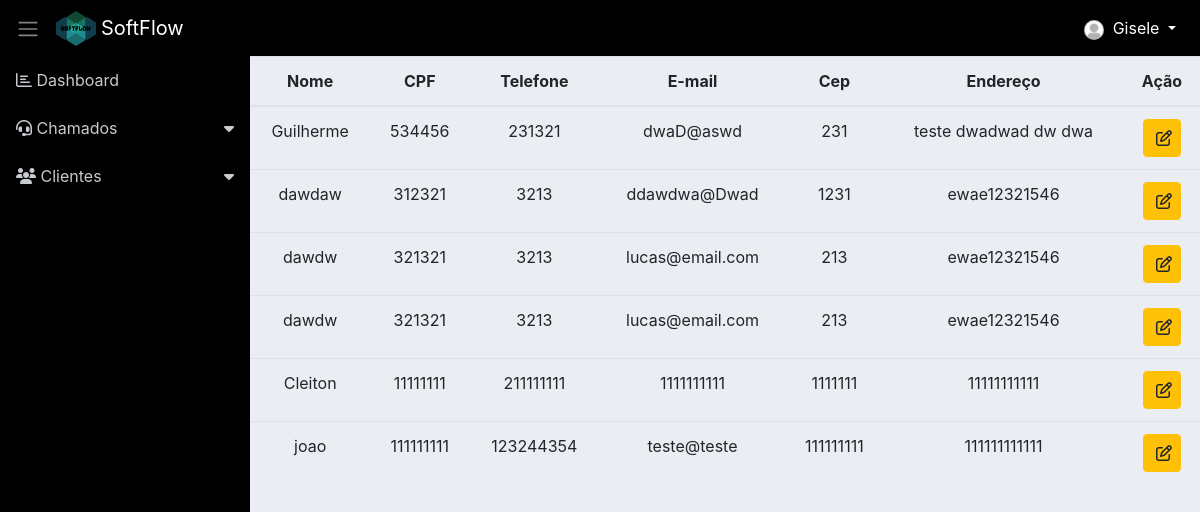
The page /cliente.php (signed in) on the database its author committed.
### tables this page shows
CREATE TABLE `cliente` (
  `id` int(11) NOT NULL,
  `nome` varchar(255) NOT NULL,
  `cpf` int(50) NOT NULL,
  `telefone` int(50) NOT NULL,
  `sexo` varchar(255) NOT NULL,
  `email` varchar(255) NOT NULL,
  `cep` int(50) NOT NULL,
  `endereco` varchar(150) NOT NULL,
  `created` varchar(255) DEFAULT NULL
);

### includes/funcoes.php (called while the page is built, shortened)
<?php
function retornaControle($controle = '')
{
	$permissoes = [];
	foreach($_SESSION['permissoes'] as $key => $data) {
	    if(array_search($controle, $_SESSION['permissoes'][$key])) {
			$permissoes = $_SESSION['permissoes'][$key];
			break;
		}
	}
	return $permissoes;
}

### classes/Model.php (called while the page is built, shortened)
<?php
require_once 'Conn.php';
class Model
{
	protected $tabela;
	protected $class;
	protected $db;
    public function __construct()
    {
        $conn = new Conn();
        $this->db = $conn->getConn();
    }
    public function listar()
    {
    	$sql = "SELECT * FROM {$this->tabela}";
    	$stmt = $this->db->prepare($sql);
    	$stmt->setFetchMode(PDO::FETCH_CLASS, $this->class);
    	$stmt->execute();
    	return $stmt->fetchAll();
    }
}

### classes/Conn.php (called while the page is built)
<?php
class Conn {
    public static $Host = "localhost";
    public static $User = "root";
    public static $Pass = "";
    public static $Dbname = "sistema_informatica_pi";
    private static $Connect = null;
    private static function Conectar() {
        try {
            if(self::$Connect == null):
                self::$Connect = new PDO('mysql:host=' . self::$Host .';dbname='.self::$Dbname, self::$User, self::$Pass);
            endif;
        } catch (Exception $ex) {
            echo 'Mensagem: ' . $ex->getMessage();
            die;
        }
        return self::$Connect;
    }
    public function getConn() {
        return self::Conectar();
    }
}

### classes/ClienteDAO.php (called while the page is built, shortened)
<?php
require_once 'Model.php';
class ClienteDAO extends Model
{
    public function __construct() {
    	$this->tabela = 'cliente';
    	$this->class = 'Cliente';
    }
}

### classes/Cliente.php (called while the page is built, shortened)
<?php
class Cliente
{
	private $id;
	private $nome;
	private $cpf;
    private $telefone;
    private $email;
    private $cep;
    private $endereco;
    public function getId()
    {
        return $this->id;
    }
    public function getNome()
    {
        return $this->nome;
    }
    public function getCpf()
    {
        return $this->cpf;
    }
    public function getTelefone()
    {
        return $this->telefone;
    }
    public function getEmail()
    {
        return $this->email;
    }
    public function getCep()
    {
        return $this->cep;
    }
    public function getEndereco()
    {
        return $this->endereco;
    }
}

### cliente.php (the view, shortened to what this page needs)
<?php include 'layout/header.php'; ?>
<?php include './layout/menu.php'; ?>
<?php
$permissoes = retornaControle('cliente');
require 'classes/Cliente.php';
require 'classes/ClienteDAO.php';
$clienteDAO = new ClienteDAO();
$clientes = $clienteDAO->listar();
?>
<div style="width: 100%;">
	<table class="table text-center" >
		<thead>
			<tr>
				<th>Nome</th>
				<th>CPF</th>
				<th>Telefone</th>
				<th>E-mail</th>
				<th>Cep</th>
				<th>Endereço</th>
				<?php if($permissoes['editar']): ?>
				<th>Ação</th>
				<?php endif; ?>
			</tr>
		</thead>
		<tbody class="table-striped">
			<?php foreach ($clientes as $cliente) { ?>
				<tr>
					<td><?= $cliente->getNome() ?></td>
					<td><?= $cliente->getCpf() ?></td>
					<td><?= $cliente->getTelefone() ?></td>
					<td><?= $cliente->getEmail() ?></td>
					<td><?= $cliente->getCep() ?></td>
					<td><?= $cliente->getEndereco() ?></td>
					<td>
					<?php if($permissoes['editar']): ?>
						<a class="btn btn-warning" style="padding-right: 8px;" href="form_cliente.php?id=<?= $cliente->getId() ?>"><i class="far fa-edit"></i></a>
						<?php endif; ?>
					</td>
				</tr>
			<?php } ?>
		</tbody>
	</table>
</div>
<?php include 'layout/footer.php'; ?>

### assets/css/dashboard.css (style rules this page uses)
body { background-color: #eaeef3; }

### rows shown on the page
cliente: nome "Guilherme", cpf "534456", telefone "231321", email "dwaD@aswd", cep "231", endereco "teste dwadwad dw dwa"
cliente: nome "dawdaw", cpf "312321", telefone "3213", email "ddawdwa@Dwad", cep "1231", endereco "ewae12321546"
cliente: nome "dawdw", cpf "321321", telefone "3213", email "lucas@email.com", cep "213", endereco "ewae12321546"
cliente: nome "dawdw", cpf "321321", telefone "3213", email "lucas@email.com", cep "213", endereco "ewae12321546"
cliente: nome "Cleiton", cpf "11111111", telefone "211111111", email "1111111111", cep "1111111", endereco "11111111111"
cliente: nome "joao", cpf "111111111", telefone "123244354", email "teste@teste", cep "111111111", endereco "111111111111"

### other values the page prints
$_SESSION['nome'] "Gisele"
